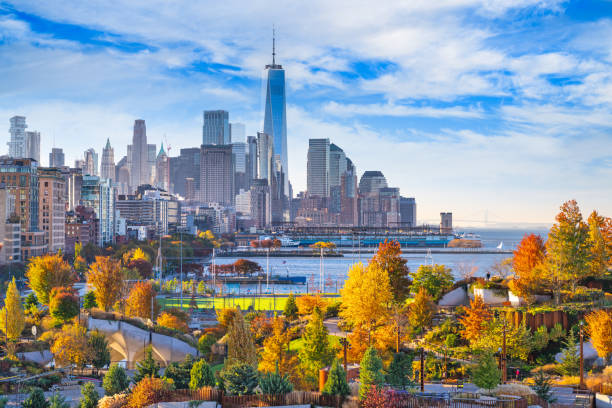
#> input picture NewYork.jpg, 612 x 408 px
$ python thersh.py
#> lines starting #> are read from the running program, lines starting #| are printed output that depends on the picture; after the words box and inside, x2 and y2 are one past the last pixel; in counts of white or black regions, pixels touching at a corner belong together
import cv2 as cv

img =cv.imread('NewYork.jpg')
#> img is the input picture: shape (408, 612, 3); mean B, G, R 153.3, 149.1, 140.7
cv.imshow('Original', img)

gray = cv.cvtColor(img, cv.COLOR_BGR2GRAY)
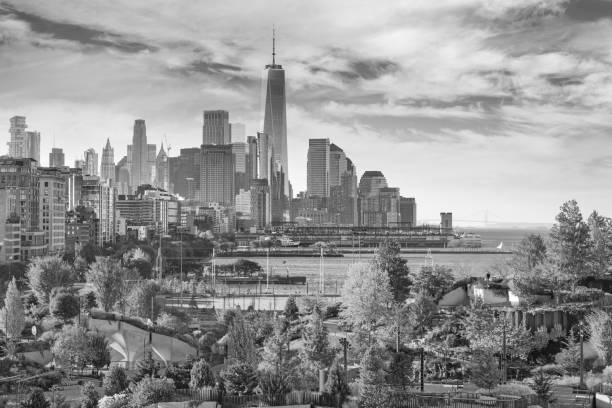
#> gray: shape (408, 612); min 2, max 255, mean 147.1
cv.imshow('Gray', gray)


#Simple Thresholding

threshold, thresh = cv.threshold(gray, 150, 255, cv.THRESH_BINARY)
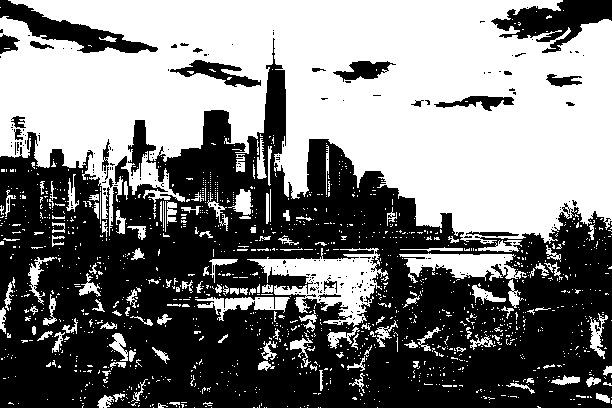
#> thresh: shape (408, 612); 49.1% white; 1402 white regions (1262 under 20 px), largest, box (x1, y1, x2, y2) and area: (0, 0, 612, 244) 100735, (247, 248, 388, 327) 4528, (399, 253, 527, 283) 2062
cv.imshow('Simple Thresholding', thresh)

threshold, thresh_inv = cv.threshold(gray, 150, 255, cv.THRESH_BINARY_INV)
cv.imshow('Simple Thresholding_Inverse', thresh_inv)

#Adaptive Thresholding
adaptive_thresh = cv.adaptiveThreshold(gray, 255, cv.ADAPTIVE_THRESH_MEAN_C, cv.THRESH_BINARY, 11, 2)
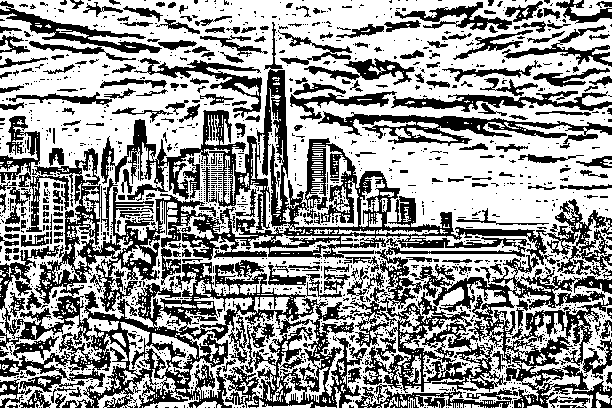
#> adaptive_thresh: shape (408, 612); 59.2% white; 1452 black regions (1199 under 20 px), largest, box (x1, y1, x2, y2) and area: (0, 22, 612, 408) 54036, (101, 110, 270, 230) 4591, (318, 111, 612, 146) 3435
cv.imshow('Adaptive Thresholding', adaptive_thresh)

cv.waitKey(0)
cv.destroyAllWindows()

$ run again, with 1.jpg copied over NewYork.jpg
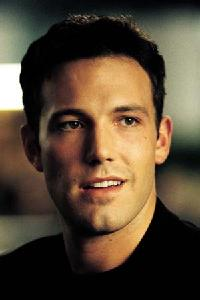
#> input picture 1.jpg, 200 x 300 px
#> img is the input picture: shape (300, 200, 3); mean B, G, R 52.4, 70.4, 85.8
#> `threshold, thresh = cv.threshold(gray, 150, 255, cv.THRESH_BINARY)`:
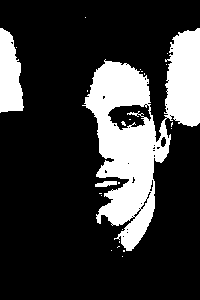
#> thresh: shape (300, 200); 21.7% white; 24 white regions (21 under 20 px), largest, box (x1, y1, x2, y2) and area: (82, 28, 200, 251) 11328, (0, 28, 24, 113) 1512, (95, 181, 117, 187) 95
#> `adaptive_thresh = cv.adaptiveThreshold(gray, 255, cv.ADAPTIVE_THRESH_M..`:
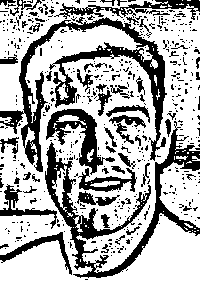
#> adaptive_thresh: shape (300, 200); 69.9% white; 516 black regions (455 under 20 px), largest, box (x1, y1, x2, y2) and area: (0, 17, 167, 172) 4829, (45, 121, 200, 278) 4283, (46, 109, 115, 175) 1398
